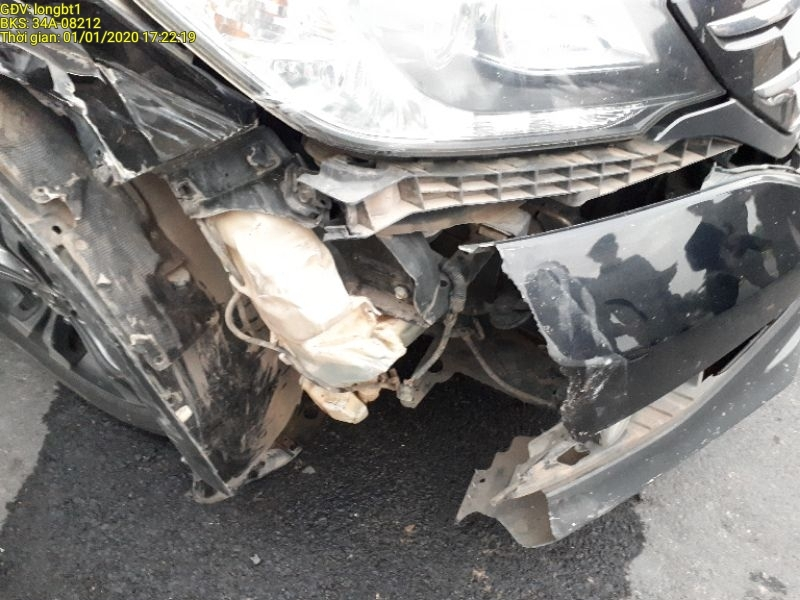
#> input picture data/input/01012020_172204image891741.jpg, 800 x 600 px
$ python -i edges.py   (imports and definitions only)
#> lines starting #> are read from the running program, lines starting #| are printed output that depends on the picture
#> further down, picture is the input picture: PIL image 800x600 RGB; mean R, G, B 129, 127.1, 124.8

import numpy as np
from PIL import Image, ImageFilter


def edge_inconsistency(image: Image.Image, block_size: int = 16):
#> called with block_size = 16
    edges = image.convert('L').filter(ImageFilter.FIND_EDGES)
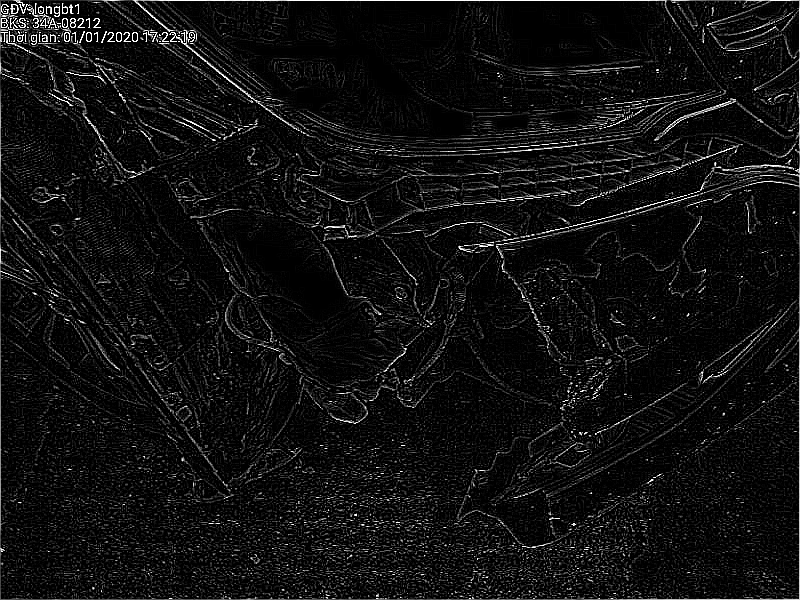
#> edges: PIL image 800x600 L; min 0, max 255, mean 16.7
    arr = np.asarray(edges, dtype=np.float32)
    h, w = arr.shape
#> h = 600; w = 800
    mags = []
    for y in range(0, h, block_size):
        for x in range(0, w, block_size):
            patch = arr[y:min(y+block_size,h), x:min(x+block_size,w)]
            mags.append(float(np.mean(patch)))
#> after the loop, mags = 1900 values, max 102.9 at index 50, min 0.0703 at index 920, mean 16.93
    mags = np.array(mags)
    if mags.size == 0:
        return {"score": 0.0, "overlay": edges.convert('RGB')}
    norm = (mags - mags.min()) / (mags.max() - mags.min() + 1e-8)
#> norm = 1900 values, max 1 at index 50, min 0 at index 920, mean 0.164
    score = float(np.std(norm))
#> score = 0.112

    overlay = np.zeros_like(arr)
#> overlay: shape (600, 800) float32; every value is 0
    i = 0
    for y in range(0, h, block_size):
        for x in range(0, w, block_size):
            val = int(255 * norm[i])
            overlay[y:min(y+block_size,h), x:min(x+block_size,w)] = val
            i += 1
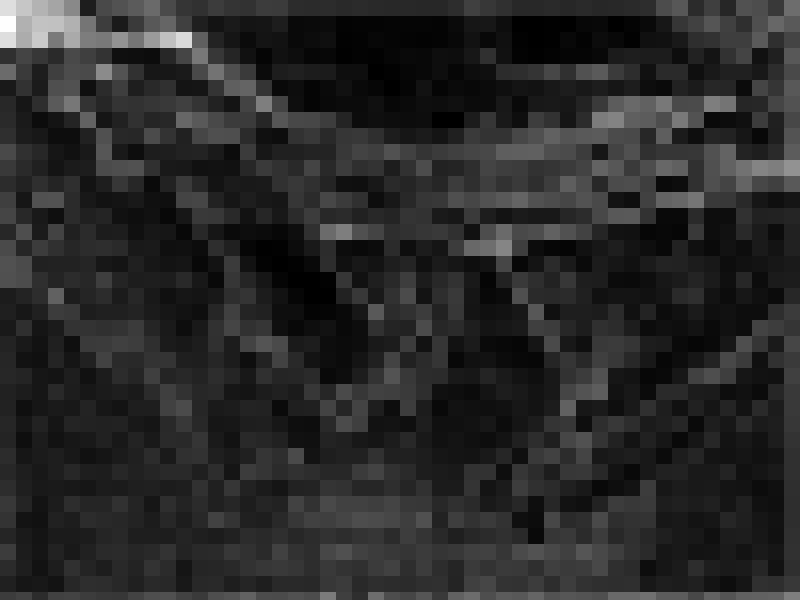
#> overlay: shape (600, 800) float32; min 0, max 254, mean 40.8
#> after the loop, i = 1900
    return {"score": score, "overlay": Image.fromarray(overlay.astype('uint8')).convert('RGB')}

>>> from PIL import Image
>>> picture = Image.open('../../data/input/01012020_172204image891741.jpg')
>>> result = edge_inconsistency(picture)
#> result = 2 items

$ run again, on data/input/01012020_172251image12370.jpg
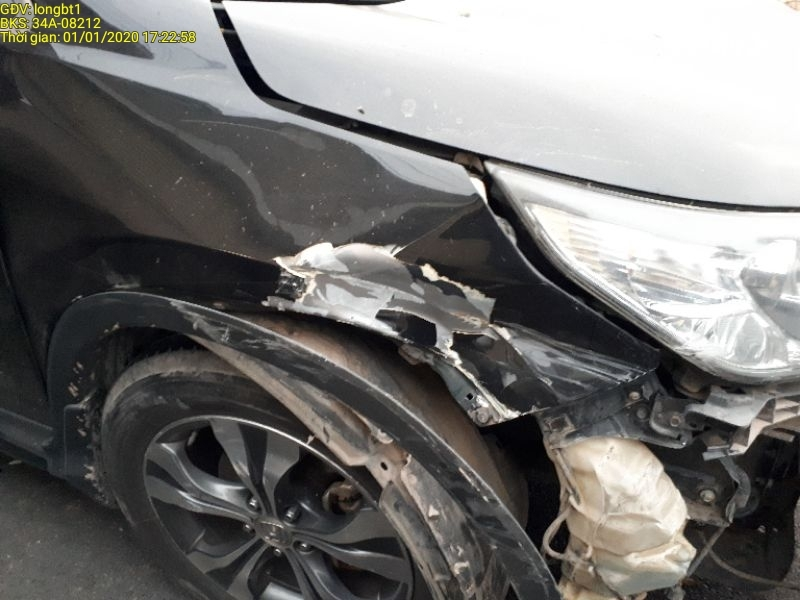
#> input picture data/input/01012020_172251image12370.jpg, 800 x 600 px
#> picture is the input picture: PIL image 800x600 RGB; mean R, G, B 117.7, 116.6, 114.9
#> in edge_inconsistency, `edges = image.convert('L').filter(ImageFilter.FIND_EDGES)`:
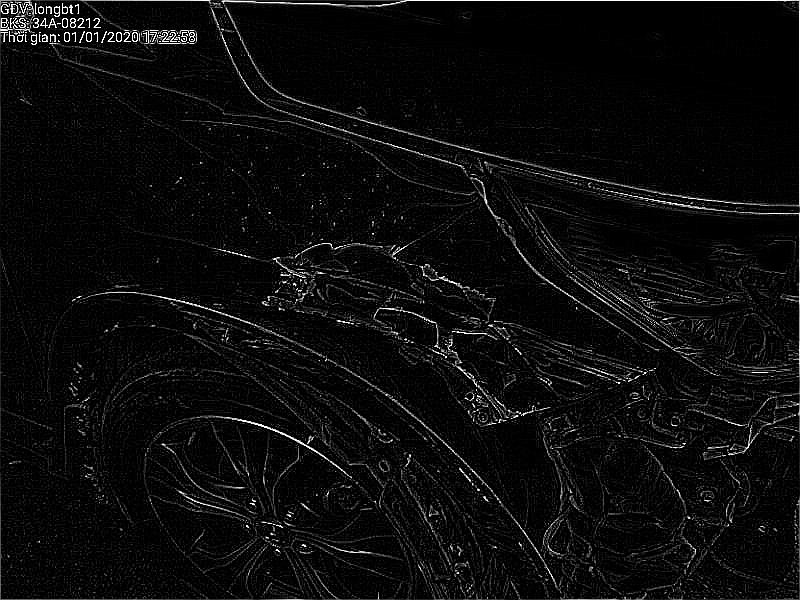
#> edges: PIL image 800x600 L; min 0, max 255, mean 11.7
#> after the loop in edge_inconsistency, `for y in range(0, h, block_size):`: mags = 1900 values, max 98.91 at index 50, min 0 at index 89, mean 11.82
#> norm = 1900 values, max 1 at index 50, min 0 at index 89, mean 0.119
#> score = 0.113
#> after the loop in edge_inconsistency, `for y in range(0, h, block_size):`:
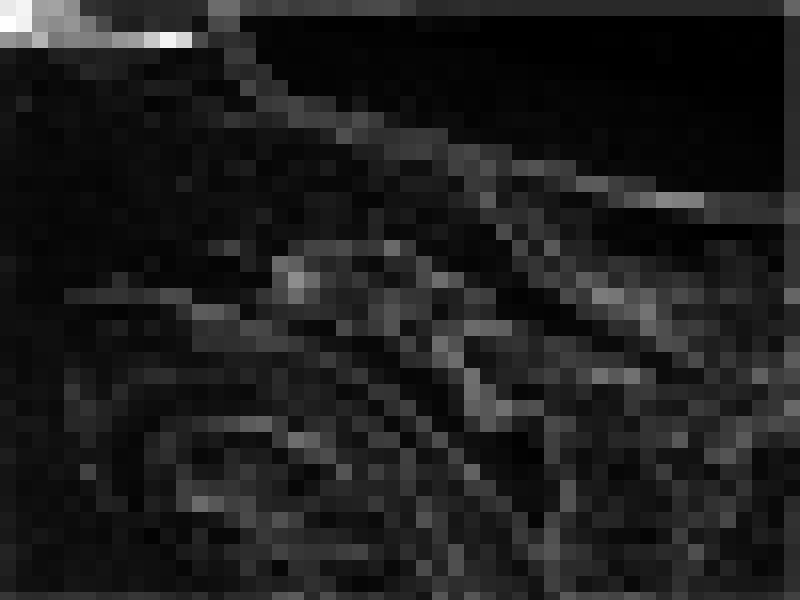
#> overlay: shape (600, 800) float32; min 0, max 254, mean 29.7
#> after the loop in edge_inconsistency, `for y in range(0, h, block_size):`: i = 1900
#> result = 2 items

$ run again, on data/input/01022020_083952image768902.jpg
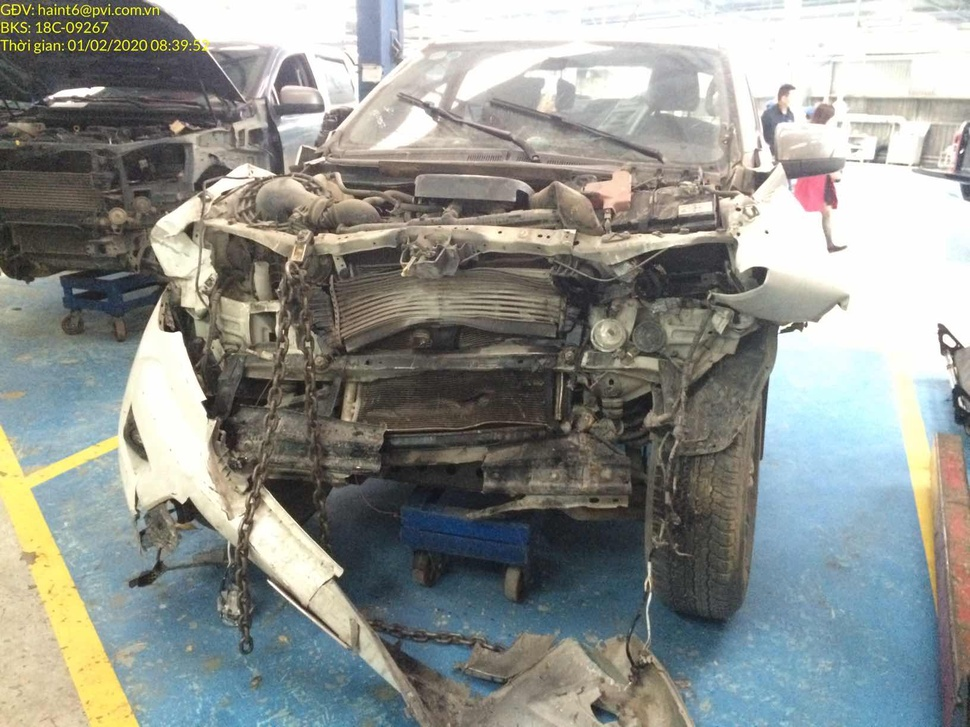
#> input picture data/input/01022020_083952image768902.jpg, 970 x 727 px, shrunk from 1632 x 1224 before the run
#> picture is the input picture: PIL image 970x727 RGB; mean R, G, B 144.1, 147.5, 142.9
#> in edge_inconsistency, `edges = image.convert('L').filter(ImageFilter.FIND_EDGES)`:
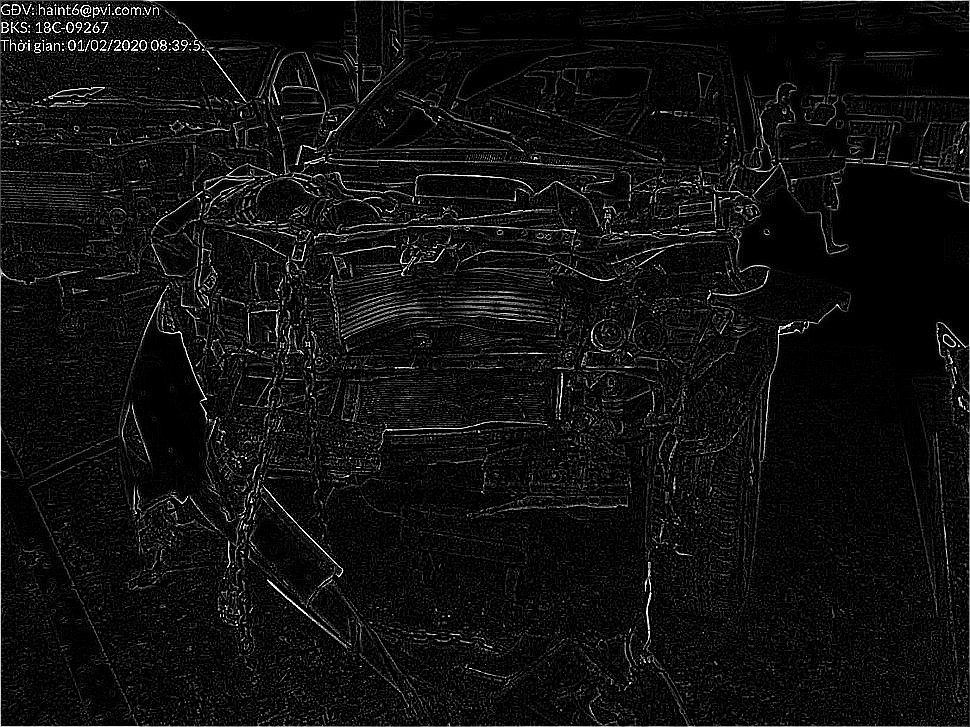
#> edges: PIL image 970x727 L; min 0, max 255, mean 15.8
#> after the loop in edge_inconsistency, `for y in range(0, h, block_size):`: mags = 2806 values, max 77.06 at index 5, min 0 at index 77, mean 16.11
#> norm = 2806 values, max 1 at index 5, min 0 at index 77, mean 0.209
#> score = 0.142
#> after the loop in edge_inconsistency, `for y in range(0, h, block_size):`:
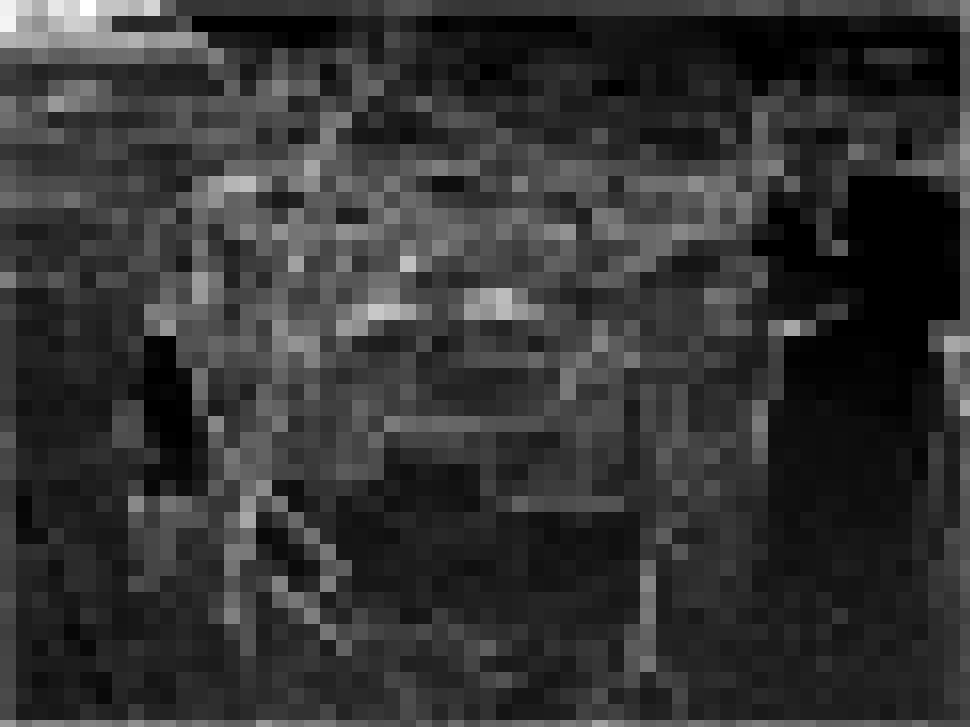
#> overlay: shape (727, 970) float32; min 0, max 254, mean 51.9
#> after the loop in edge_inconsistency, `for y in range(0, h, block_size):`: i = 2806
#> result = 2 items

$ run again, on data/input/01022020_102909image891067.jpg
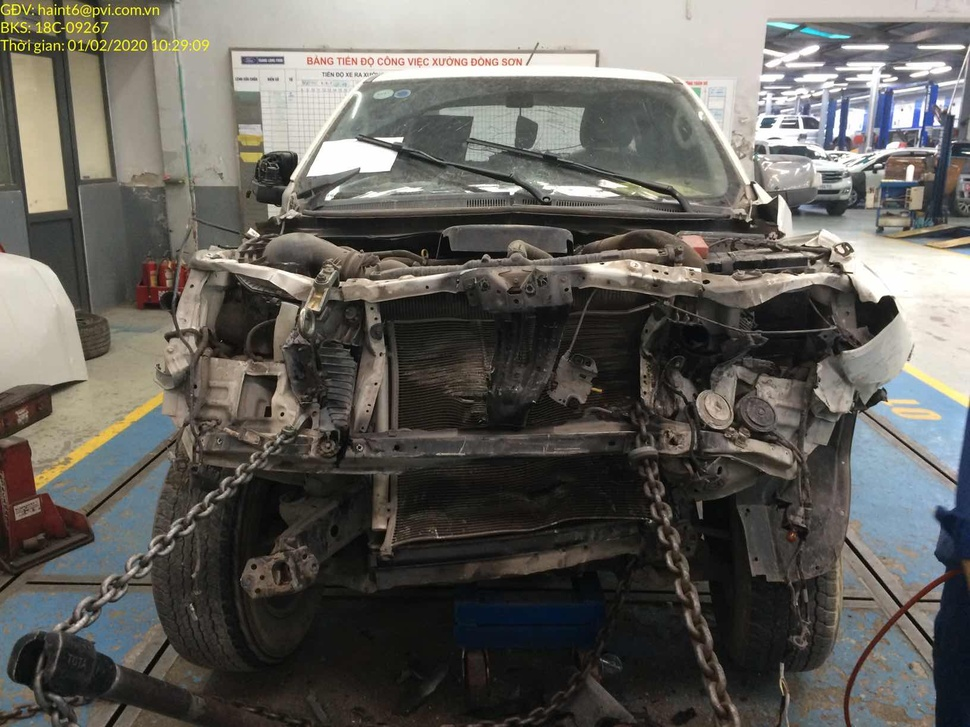
#> input picture data/input/01022020_102909image891067.jpg, 970 x 727 px, shrunk from 1632 x 1224 before the run
#> picture is the input picture: PIL image 970x727 RGB; mean R, G, B 98.3, 96, 90.7
#> in edge_inconsistency, `edges = image.convert('L').filter(ImageFilter.FIND_EDGES)`:
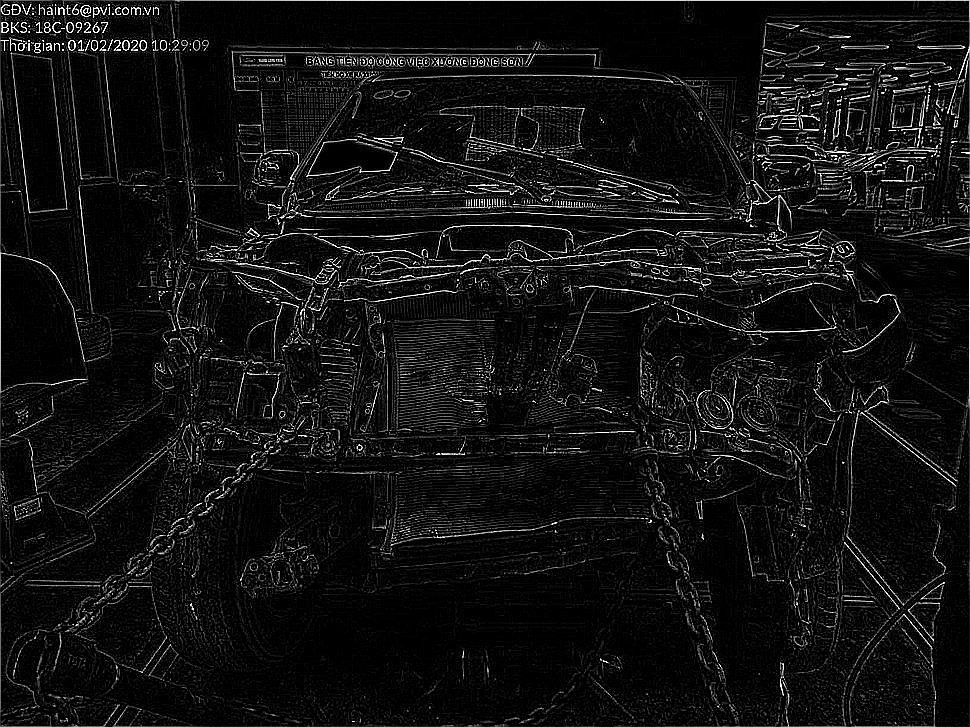
#> edges: PIL image 970x727 L; min 0, max 255, mean 17.7
#> after the loop in edge_inconsistency, `for y in range(0, h, block_size):`: mags = 2806 values, max 71.76 at index 5, min 0 at index 107, mean 17.73
#> norm = 2806 values, max 1 at index 5, min 0 at index 107, mean 0.247
#> score = 0.188
#> after the loop in edge_inconsistency, `for y in range(0, h, block_size):`:
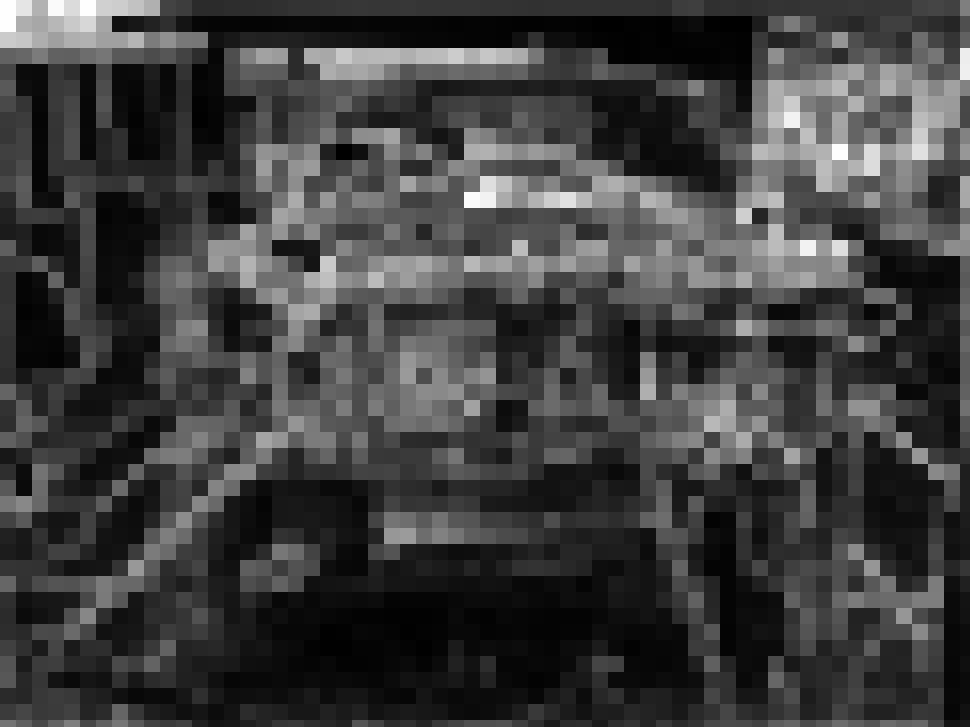
#> overlay: shape (727, 970) float32; min 0, max 254, mean 62.4
#> after the loop in edge_inconsistency, `for y in range(0, h, block_size):`: i = 2806
#> result = 2 items
